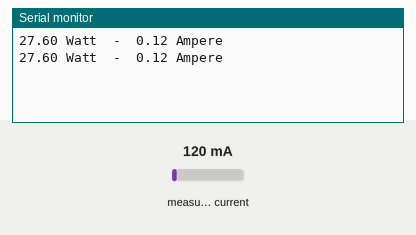
A sketch run on a simulated ESP8266 (NodeMCU). Parts: the last lines printed to the serial monitor. The inputs (shaded band) are chosen by the test bench; at power-on: measured current 120 mA.

Above: at 2.1 s.
2.2 s: measured current set to 40 mA
At 3.5 s:
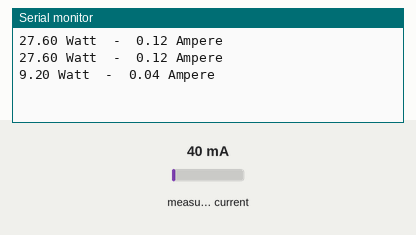
3.8 s: measured current set to 500 mA
At 3.8 s:
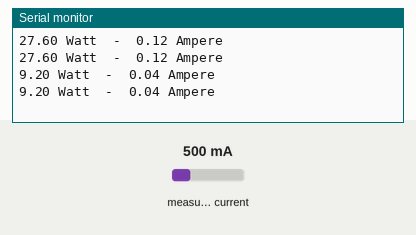
Timing chart, 0 to 6.8 s (numbered marks = the images above; inputs shaded):
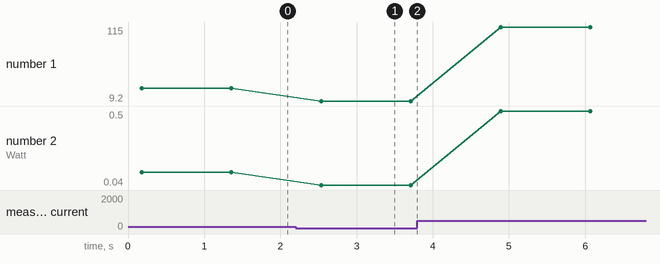

Measured:
- after the input at 2.2 s, the serial monitor: prints a new line after 0.34 s (image 1)
- plotted number 1: 27.6 → 9.2 after the input at 2.2 s, 9.2 → 115 after the input at 3.8 s
- plotted number 2: 0.12 → 0.04 after the input at 2.2 s, 0.04 → 0.5 after the input at 3.8 s

The sketch:

SCT013_Sensor.ino
```cpp
// (licence header left out)
#include "EmonLib.h"
EnergyMonitor emon1;
const byte current1Pin = A0; // ADC-PIN
const byte Spannung = 230;  // Spannung von eurem Netz

void setup() {
  Serial.begin(115200);
  //analogReadResolution(ADC_BITS); // 12 Bit Auflösung aktivieren
  emon1.current(current1Pin, 18.8);  // Pin und Kalibrierung
}

void loop() {
  double Irms = emon1.calcIrms(1480);
  Serial.print(Irms*Spannung);
  Serial.print(" Watt  -  ");
  Serial.print(Irms);
  Serial.println(" Ampere");
  delay(1000);
}
```
